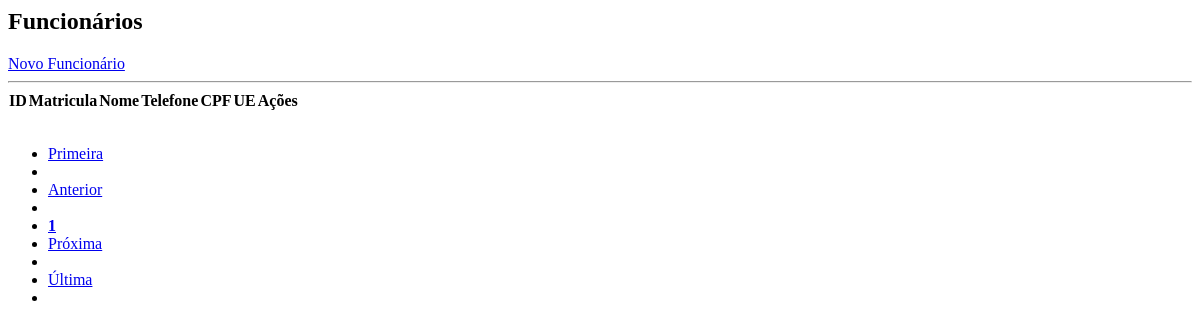
Page /static/contents/funcionario/lista_func.php on the earlier database version.
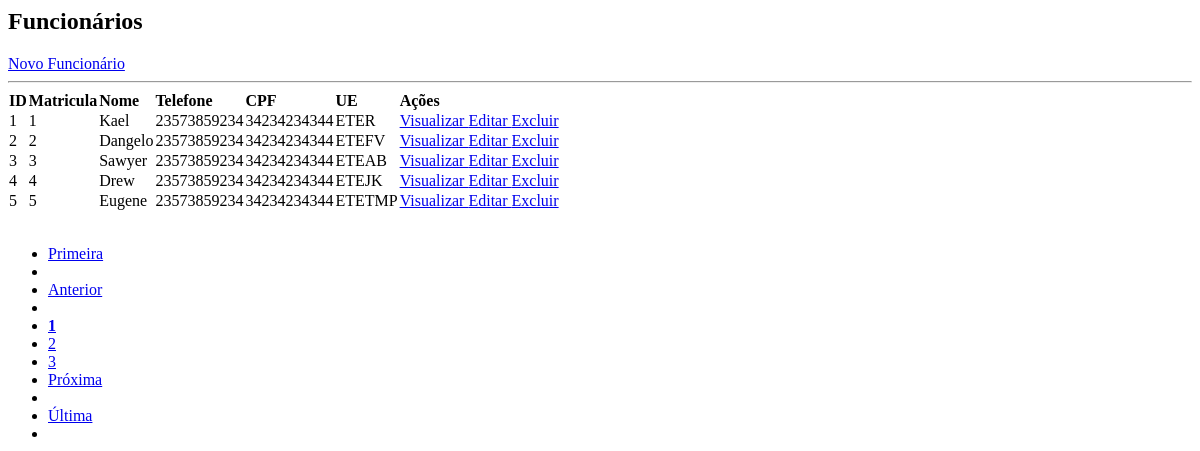
Same page on the later database version.
### tables this page shows
CREATE TABLE IF NOT EXISTS `funcionario` (
  `id_func` int(11) NOT NULL AUTO_INCREMENT,
  `mat_func` int(11) DEFAULT NULL,
  `funcao_func` varchar(10) DEFAULT NULL,
  `nome_func` varchar(20) DEFAULT NULL,
  `nasc_func` date DEFAULT NULL,
  `sexo_func` char(1) DEFAULT NULL,
  `tel_func` char(11) DEFAULT NULL,
  `cpf_func` char(11) DEFAULT NULL,
  `cep` int(11) DEFAULT NULL,
  `id_ue` int(11) DEFAULT NULL,
  PRIMARY KEY (`id_func`) USING BTREE,
  KEY `FK_funcionario_localidade` (`cep`),
  KEY `FK_funcionario_ue` (`id_ue`),
  CONSTRAINT `FK_funcionario_localidade` FOREIGN KEY (`cep`) REFERENCES `localidade` (`cep`) ON DELETE CASCADE ON UPDATE CASCADE,
  CONSTRAINT `FK_funcionario_ue` FOREIGN KEY (`id_ue`) REFERENCES `ue` (`id_ue`) ON DELETE NO ACTION ON UPDATE NO ACTION
);

CREATE TABLE IF NOT EXISTS `ue` (
  `id_ue` int(11) NOT NULL AUTO_INCREMENT,
  `tel_ue` char(10) DEFAULT NULL,
  `nome_ue` varchar(100) DEFAULT NULL,
  `sigla_ue` varchar(7) DEFAULT NULL,
  `email_ue` varchar(50) DEFAULT NULL,
  `logo_ue` varchar(100) DEFAULT NULL,
  `cep` int(11) DEFAULT NULL,
  PRIMARY KEY (`id_ue`),
  KEY `FK_ue_localidade` (`cep`),
  CONSTRAINT `FK_ue_localidade` FOREIGN KEY (`cep`) REFERENCES `localidade` (`cep`) ON DELETE CASCADE ON UPDATE CASCADE
);

### static/contents/funcionario/lista_func.php (the view, shortened to what this page needs)
<div id="main" class="container-fluid">
	<div id="top" class="row">
		<div class="d-flex justify-content-between">
			<h2 class="td-indicador">Funcionários</h2>
			<a href="?page=addfunc" class="btn btn-primary pull-right h2">Novo Funcionário</a>
		</div>
	</div>
	<hr/>
	<div id="bloco-list-pag">
		<div id="list" class="row">
			<div class="table-all table-responsive col-md-12">
				<?php
					$quantidade = 5;
					$pagina = (isset($_GET['pagina'])) ? (int)$_GET['pagina'] : 1;
					$inicio = ($quantidade * $pagina) - $quantidade;
					$data = mysqli_query($con, "select * from funcionario ORDER BY id_func asc limit $inicio, $quantidade;");
					echo "<table class='table table-striped ' cellspacing='0' cellpading='0'>";
					echo "<thead><tr>";
					echo "<td class='td-center'><strong>ID</strong></td>";
					echo "<td class='td-center'><strong>Matricula</strong></td>";
					echo "<td class='td-center'><strong>Nome</strong></td>";
					echo "<td class='td-center'><strong>Telefone</strong></td>";
					echo "<td class='td-center d-none d-sm-table-cell'><strong>CPF</strong></td>";
					echo "<td class='td-center'><strong>UE</strong></td>";
					echo "<td class='td-center'><strong>Ações</strong></td>";
					echo "</tr></thead><tbody>";
					while($info = mysqli_fetch_array($data)){
						$inst = mysqli_query($con, "select sigla_ue from ue where id_ue = ".$info['id_ue'].";");
						echo "<tr>";
						echo "<td class='td-info-center'>".$info['id_func']."</td>";
						echo "<td class='td-info-center'>".$info['mat_func']."</td>";
						echo "<td class='td-info-center'>".$info['nome_func']." </td>";
						echo "<td class='td-info-center tel' id='tel'>".$info['tel_func']." </td>";
						echo "<td class='td-info-center cpf d-none d-sm-table-cell' id='cpf'> ".$info['cpf_func']." </td>";
						echo "<td class='td-info-center'>".mysqli_fetch_array($inst)[0]." </td>";
						echo "<td class='actions btn-group-sm td-center'>";
						echo "<span class='d-none d-sm-inline-block'><a class='btn btn-success btn-xs' href=?page=view_func&id_func=".$info['id_func']."> Visualizar </a></span>";
						echo "<span class='d-none d-sm-inline-block'><a class='btn btn-warning btn-xs' href=?page=edit_func&id_func=".$info['id_func']."> Editar </a></span>";
						echo "<span class='d-none d-sm-inline-block'><a href=?page=excluir_func&id_func=".$info['id_func']." class='btn btn-danger btn-xs'> Excluir </a></span>";
						echo "<span class='d-inline-block d-sm-none'><a class='btn btn-danger btn-xs' href=?page=excluir_func&id_func=".$info['id_func']."><i class='align-middle' data-feather='trash'></i></a></span></td>";
					}
				echo "</tr></tbody></table>";
			?>
		</div>
	</div>
		<br>
	<div id="bottom" class="row">
			<div class="col-md-12">
				<?php
					$sqlTotal 		= "select id_func from funcionario;";
					$qrTotal  		= mysqli_query($con, $sqlTotal) or die (mysqli_error());
					$numTotal 		= mysqli_num_rows($qrTotal);
					$totalpagina = (ceil($numTotal/$quantidade)<=0) ? 1 : ceil($numTotal/$quantidade);
					$exibir = 3;
					$anterior = (($pagina-1) <= 0) ? 1 : $pagina - 1;
					$posterior = (($pagina+1) >= $totalpagina) ? $totalpagina : $pagina+1;
					echo "<ul class='pagination d-flex justify-content-center'>";
					echo "<li class='page-item d-none d-sm-inline-block'><a class='page-link' href='?page=lista_func&pagina=1'> Primeira</a></li> ";
					echo "<li class='page-item d-inline-block d-sm-none'><a class='page-link' href='?page=lista_func&pagina=1'><i class='align-middle' data-feather='chevrons-left'></i></a></li>";
					echo "<li class='page-item d-none d-sm-inline-block'><a class='page-link' href=\"?page=lista_func&pagina=$anterior\"> Anterior</a></li> ";
					echo "<li class='page-item d-inline-block d-sm-none'><a class='page-link' href='?page=lista_func&pagina=$anterior'><i class='align-middle' data-feather='chevron-left'></i></a></li>";
					echo "<li class='page-item'><a class='page-link' href='?page=lista_func&pagina=".$pagina."'><strong>".$pagina."</strong></a></li> ";
					for($i = $pagina+1; $i < $pagina+$exibir; $i++){
						if($i <= $totalpagina)
						echo "<li class='page-item'><a class='page-link' href='?page=lista_func&pagina=".$i."'> ".$i." </a></li> ";
					}
					echo "<li class='page-item d-none d-sm-inline-block'><a class='page-link' href=\"?page=lista_func&pagina=$posterior\"> Pr&oacute;xima</a></li> ";
					echo "<li class='page-item d-inline-block d-sm-none'><a class='page-link' href='?page=lista_func&pagina=$posterior'><i class='align-middle' data-feather='chevron-right'></i></a></li>";
					echo "<li class='page-item d-none d-sm-inline-block'><a class='page-link' href=\"?page=lista_func&pagina=$totalpagina\"> &Uacute;ltima</a></li>";
					echo "<li class='page-item d-inline-block d-sm-none'><a class='page-link' href='?page=lista_func&pagina=$totalpagina'><i class='align-middle' data-feather='chevrons-right'></i></a></li></ul>";
				?>
			</div>
		</div>
	</div>
</div>

Differences in the rows shown:
added funcionario: id_func "1", mat_func "1", nome_func "Kael", tel_func "23573859234", cpf_func "34234234344", id_ue.sigla_ue "ETER"
added funcionario: id_func "2", mat_func "2", nome_func "Dangelo", tel_func "23573859234", cpf_func "34234234344", id_ue.sigla_ue "ETEFV"
added funcionario: id_func "3", mat_func "3", nome_func "Sawyer", tel_func "23573859234", cpf_func "34234234344", id_ue.sigla_ue "ETEAB"
added funcionario: id_func "4", mat_func "4", nome_func "Drew", tel_func "23573859234", cpf_func "34234234344", id_ue.sigla_ue "ETEJK"
added funcionario: id_func "5", mat_func "5", nome_func "Eugene", tel_func "23573859234", cpf_func "34234234344", id_ue.sigla_ue "ETETMP"
Other differences:
new list line: "2"
new list line: "3"
